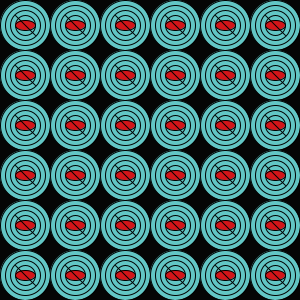
Frame 1 (no input)
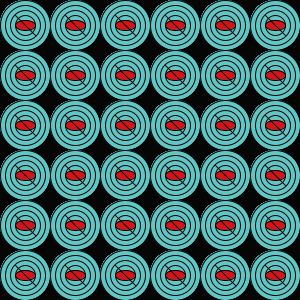
Frame 60 (the mouse pressed at the canvas centre just before this capture)
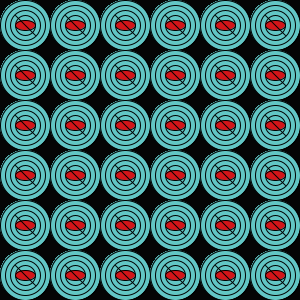
Frame 120 (the mouse held since frame 60 and released just before this capture)

The Processing sketch that drew these frames (run headless with seeded random() and noise(); from frame 60 on, the mouse is pressed at the canvas centre):

// Processing sketch: processing_91178
// ── processing_91178.pde

// Caroline: voir variations à l'interieur de boucles imbriquées pour articuler params à souris

void setup()
{
  size(300, 300); 
  background(5, 5, 5); 
  smooth();
}



float R;
float V;
float B;

void draw() 
{
  
 R=98;
 V=198;
 B=197;
 
  for (int posX = 25; posX<width; posX = posX+50)
  {

    for (int posY = 25; posY<height; posY = posY+50)
    {
        // fill(98, 198, 197);

 
 fill(R, V, B); 

      ellipse(posX, posY, 50, 50);
      ellipse(posX, posY, 40, 40);
      ellipse(posX, posY, 30, 30);
      ellipse(posX, posY, 20, 20);
     
      color rouge = color(211, 21, 25); 
      fill(rouge); 
      ellipse(posX, posY, 20, 10);     
      line(posX, posY, posX+10, posY+10);
      line(posX, posY, posX-10, posY-10);
    }
  }
 // noLoop();
}
